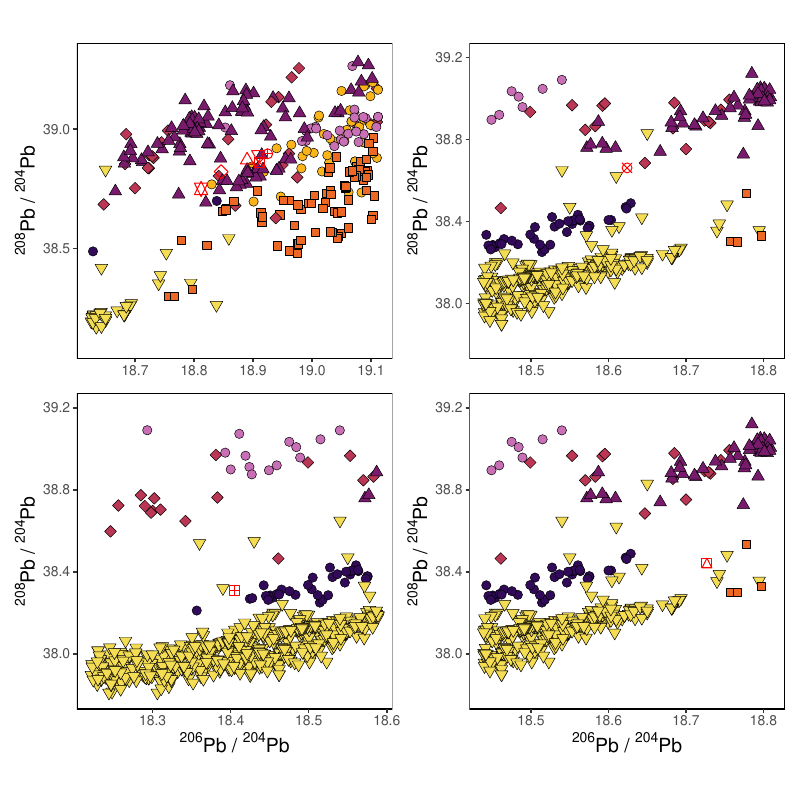

Recreate this plot in R.
require(here)
require(tidyverse)
require(RSQLite)
require(patchwork)

georoc <- dbConnect(RSQLite::SQLite(), path_to_georoc)
pofatu <- dbConnect(RSQLite::SQLite(), path_to_pofatu)

shapes <- c("Caroline islands"=21,"Samoan islands"=24,"Austral-Cook chain"=23,
            "Society islands"=22,"Hawai'i islands"=25,"Marquesas islands"=21,
            "Pitcairn-Gambier chain"=21,"North Fiji Basin"=25,
            "E-11-08"=5,"E-11-08dup"=9,"T-12-06"=2,"T-12-06dup"=14,
            "T-12-07"=7,"T-12-08"=6,"T-12-09"=10,"T-12-10"=11,"K-12-24"=12,
            "K-12-25"=13,"K-12-26"=14)
cols <- c("Caroline islands"="#320A5A","Samoan islands"="#781B6C",
          "Austral-Cook chain"="#BB3654","Society islands"="#EC6824",
          "Marquesas islands"="#FBB41A","Hawai'i islands"="#F4DD53",
          "Pitcairn-Gambier chain"="#C96FB6","North Fiji Basin"="#B4C630",
          "E-11-08"="red","E-11-08dup"="red","T-12-06"="red","T-12-06dup"="red",
          "T-12-07"="red","T-12-08"="red","T-12-09"="red",
          "T-12-10"="red","K-12-24"="red","K-12-25"="red","K-12-26"="red")
contour <- c("Caroline islands"="black","Samoan islands"="black",
             "Austral-Cook chain"="black","Society islands"="black",
             "Hawai'i islands"="black","Marquesas islands"="black",
             "Pitcairn-Gambier chain"="black","North Fiji Basin"="black",
             "E-11-08"="red","E-11-08dup"="red","T-12-06"="red","T-12-06dup"="red",
             "T-12-07"="red","T-12-08"="red","T-12-09"="red",
             "T-12-10"="red","K-12-24"="red","K-12-25"="red","K-12-26"="red")

dir.create(here("analysis","supplementary-materials","FigS15"))

#### Fig S15 A ####
OIB1 <- dbGetQuery(georoc,
"SELECT * FROM 'sample'
WHERE LAND_OR_SEA = 'SAE' AND ROCK_TYPE='VOL' AND
TECTONIC_SETTING='OCEAN ISLAND'") %>%
  get_georoc_location() %>% filter(Location != "na") %>% rename_georoc() %>%
  dplyr::select(Sample,Location,lat,long,
                Sr87_Sr86,Nd143_Nd144,Pb206_Pb204,Pb207_Pb204,Pb208_Pb204)

OIB2 <- dbGetQuery(pofatu,
"SELECT s.id AS sample_id, s.sample_category, s.location_region,
s.location_subregion, s.location_latitude, s.location_longitude,
max(CASE WHEN m.parameter='Nd143_Nd144' then m.value END) AS 'Nd143_Nd144',
max(CASE WHEN m.parameter='Sr87_Sr86' then m.value END) AS 'Sr87_Sr86',
max(CASE WHEN m.parameter='Pb206_Pb204' then m.value END) AS 'Pb206_Pb204',
max(CASE WHEN m.parameter='Pb207_Pb204' then m.value END) AS 'Pb207_Pb204',
max(CASE WHEN m.parameter='Pb208_Pb204' then m.value END) AS 'Pb208_Pb204'
FROM 'samples.csv' AS s JOIN 'measurements.csv' AS m ON s.id=m.sample_id
WHERE s.sample_category = 'SOURCE'
AND m.parameter IN ('Nd143_Nd144', 'Sr87_Sr86','Pb206_Pb204', 'Pb207_Pb204',
'Pb208_Pb204') GROUP BY sample_id") %>%
  dplyr::mutate(Location = case_when(
    location_region == "AUSTRAL" ~ "Austral-Cook chain",
    location_region == "CAROLINE" ~ "Caroline islands",
    location_region == "COOK ISLANDS" ~ "Austral-Cook chain",
    location_region == "GAMBIER" ~ "Pitcairn-Gambier chain",
    location_region == "HAWAI'I" ~ "Hawai'i islands",
    location_region == "HENDERSON" ~ "Pitcairn-Gambier chain",
    location_region == "MARQUESAS" ~ "Marquesas islands",
    location_region == "PITCAIRN" ~ "Pitcairn-Gambier chain",
    location_region == "SAMOA" ~ "Samoan islands",
    location_region == "SOCIETY" ~ "Society islands",
    TRUE ~ "na")) %>%
  dplyr::rename(Sample=sample_id,lat=location_latitude,long=location_longitude) %>%
  dplyr::filter(Location %in% c(
    "Caroline islands","Samoan islands","Austral-Cook chain","Society islands",
    "Hawai'i islands","Marquesas islands","Pitcairn-Gambier chain")) %>%
  dplyr::select(Sample,Location,lat,long,Sr87_Sr86,Nd143_Nd144,
                Pb206_Pb204,Pb207_Pb204,Pb208_Pb204)

OIB <- full_join(OIB1,OIB2)

Fiji <- dbGetQuery(georoc,
"SELECT * FROM 'sample'
WHERE LAND_OR_SEA = 'SAE' AND ROCK_TYPE='VOL' AND
file_id = '2022-06-PVFZCE_TONGA_ARC.csv' AND
LATITUDE_MAX > -16") %>%
  dplyr::mutate(
    Location = case_when(
      file_id == '2022-06-PVFZCE_TONGA_ARC.csv' ~ "Fiji-Tonga")) %>%
  rename_georoc() %>% Ti_from_TiO2() %>% K_from_K2O() %>%
  dplyr::select(Sample,Location,LOCATION,lat,long,Sr87_Sr86,Nd143_Nd144,
                Pb206_Pb204,Pb207_Pb204,Pb208_Pb204)

price2014 <- read.csv(here("analysis", "data", "raw_data", "price2014G3.csv"),
                    header=TRUE, sep=",", stringsAsFactors=FALSE) %>%
  dplyr::mutate(Location = "North Fiji Basin")

s <- joined_data %>% dplyr::filter(Sample %in% c(
  "E-11-08","T-12-06","T-12-07","T-12-08","T-12-09","T-12-10",
  "K-12-24","K-12-25","K-12-26")) %>%
  mutate(Location = case_when(
    grepl("E-11-08", Sample) ~ "E-11-08",
    grepl("T-12-06", Sample) ~ "T-12-06",
    grepl("T-12-07", Sample) ~ "T-12-07",
    grepl("T-12-08", Sample) ~ "T-12-08",
    grepl("T-12-09", Sample) ~ "T-12-09",
    grepl("T-12-10", Sample) ~ "T-12-10",
    grepl("K-12-24", Sample) ~ "K-12-24",
    grepl("K-12-25", Sample) ~ "K-12-25",
    grepl("K-12-26", Sample) ~ "K-12-26")) %>% dplyr::select(
      Sample,Location,Sr87_Sr86,Nd143_Nd144,Pb206_Pb204,Pb207_Pb204,Pb208_Pb204)

A <- OIB %>%
  ggplot(aes(x=Pb206_Pb204,y=Pb208_Pb204, shape=factor(Location), fill=factor(Location),
             color=factor(Location), group=Sample)) +
  geom_point(size=3, stroke=.25) +
  geom_point(data=subset(OIB, Location %in% c("Caroline islands")), size=3, stroke=.25) +
  geom_point(data=subset(OIB, Location %in% c("Samoan islands")), size=3, stroke=.25) +
  geom_point(data=price2014, size=3, stroke=.35) +
  geom_point(data=s, size=3) + scale_shape_manual(values=shapes) +
  scale_fill_manual(values=cols) + scale_color_manual(values=contour) +
  scale_x_continuous(limits=c(17,20)) +
  scale_y_continuous(position = "right", limits=c(37.7, 39.8)) +
  theme(panel.border = element_rect(colour = "black", fill=NA, size=.5),
        panel.grid.major = element_blank(), panel.grid.minor = element_blank(),
        panel.background = element_rect(fill = "white"), title = element_blank(),
        axis.title = element_text(size = 18), axis.text = element_text(size = 10),
        legend.position = "none", aspect.ratio=1) +
  labs(x=expression({}^206*"Pb / "*{}^204*"Pb"),
       y=expression({}^208*"Pb / "*{}^204*"Pb"))
A
pdf(here("analysis","supplementary-materials","FigS15","FigS15-A.pdf"), width=8, height=8)
A
dev.off()

A_detail <- OIB %>%
  ggplot(aes(x=Pb206_Pb204,y=Pb208_Pb204, shape=factor(Location), fill=factor(Location),
             color=factor(Location), group=Sample)) +
  geom_point(size=3, stroke=.25) +
  geom_point(data=subset(OIB, Location %in% c("Caroline islands")), size=3, stroke=.25) +
  geom_point(data=subset(OIB, Location %in% c("Samoan islands")), size=3, stroke=.25) +
  geom_point(data=price2014, size=3, stroke=.35) +
  geom_point(data=s, size=3) + scale_shape_manual(values=shapes) +
  scale_fill_manual(values=cols) + scale_color_manual(values=contour) +
  scale_x_continuous(position = "top", limits=c(18.1,19.25), expand=c(0,0)) +
  scale_y_continuous(limits=c(38, 39.25), expand=c(0,0)) +
  theme(panel.border = element_rect(colour = "black", fill=NA, size=.5),
        panel.grid.major = element_blank(), panel.grid.minor = element_blank(),
        panel.background = element_rect(fill = "white"), title = element_blank(),
        axis.title = element_blank(), axis.text = element_text(size = 10),
        legend.position = "none", aspect.ratio=1)
A_detail
pdf(here("analysis","supplementary-materials","FigS15","FigS15-A_detail.pdf"), width=6, height=6)
A_detail
dev.off()


B <- OIB %>%
  ggplot(aes(x=Sr87_Sr86,y=Nd143_Nd144, shape=factor(Location), fill=factor(Location),
             color=factor(Location), group=Sample)) +
  geom_point(size=3, stroke=.25) +
  geom_point(data=subset(OIB, Location %in% c("Caroline islands")), size=3, stroke=.25) +
  geom_point(data=subset(OIB, Location %in% c("Samoan islands")), size=3, stroke=.25) +
  geom_point(data=price2014, size=3, stroke=.35) +
  geom_point(data=s, size=3) + scale_shape_manual(values=shapes) +
  scale_fill_manual(values=cols) + scale_color_manual(values=contour) +
  scale_x_continuous(limits=c(.7027,.7065)) +
  scale_y_continuous(limits=c(.5126, .5131)) +
  theme(panel.border = element_rect(colour = "black", fill=NA, size=.5),
        panel.grid.major = element_blank(), panel.grid.minor = element_blank(),
        panel.background = element_rect(fill = "white"), title = element_blank(),
        axis.title = element_text(size = 18), axis.text = element_text(size = 10),
        legend.position = "none", aspect.ratio=1) +
  labs(x=expression({}^87*"Sr / "*{}^86*"Sr"),
       y=expression({}^143*"Nd / "*{}^144*"Nd"))
B
pdf(here("analysis","supplementary-materials","FigS15","FigS15-B.pdf"), width=8, height=8)
B
dev.off()

B_detail <- OIB %>%
  ggplot(aes(x=Sr87_Sr86,y=Nd143_Nd144, shape=factor(Location), fill=factor(Location),
             color=factor(Location), group=Sample)) +
  geom_point(size=3, stroke=.25) +
  geom_point(data=subset(OIB, Location %in% c("Caroline islands")), size=3, stroke=.25) +
  geom_point(data=subset(OIB, Location %in% c("Samoan islands")), size=3, stroke=.25) +
  geom_point(data=price2014, size=3, stroke=.35) +
  geom_point(data=s, size=3) + scale_shape_manual(values=shapes) +
  scale_fill_manual(values=cols) + scale_color_manual(values=contour) +
  scale_x_continuous(position="top", limits=c(.703,.7056)) +
  scale_y_continuous(position="right", limits=c(.5128, .51305)) +
  theme(panel.border = element_rect(colour = "black", fill=NA, size=.5),
        panel.grid.major = element_blank(), panel.grid.minor = element_blank(),
        panel.background = element_rect(fill = "white"), title = element_blank(),
        axis.title = element_blank(), axis.text = element_text(size = 10),
        legend.position = "none", aspect.ratio=1)
B_detail
pdf(here("analysis","supplementary-materials","FigS15","FigS15-B_detail.pdf"), width=6, height=6)
B_detail
dev.off()


